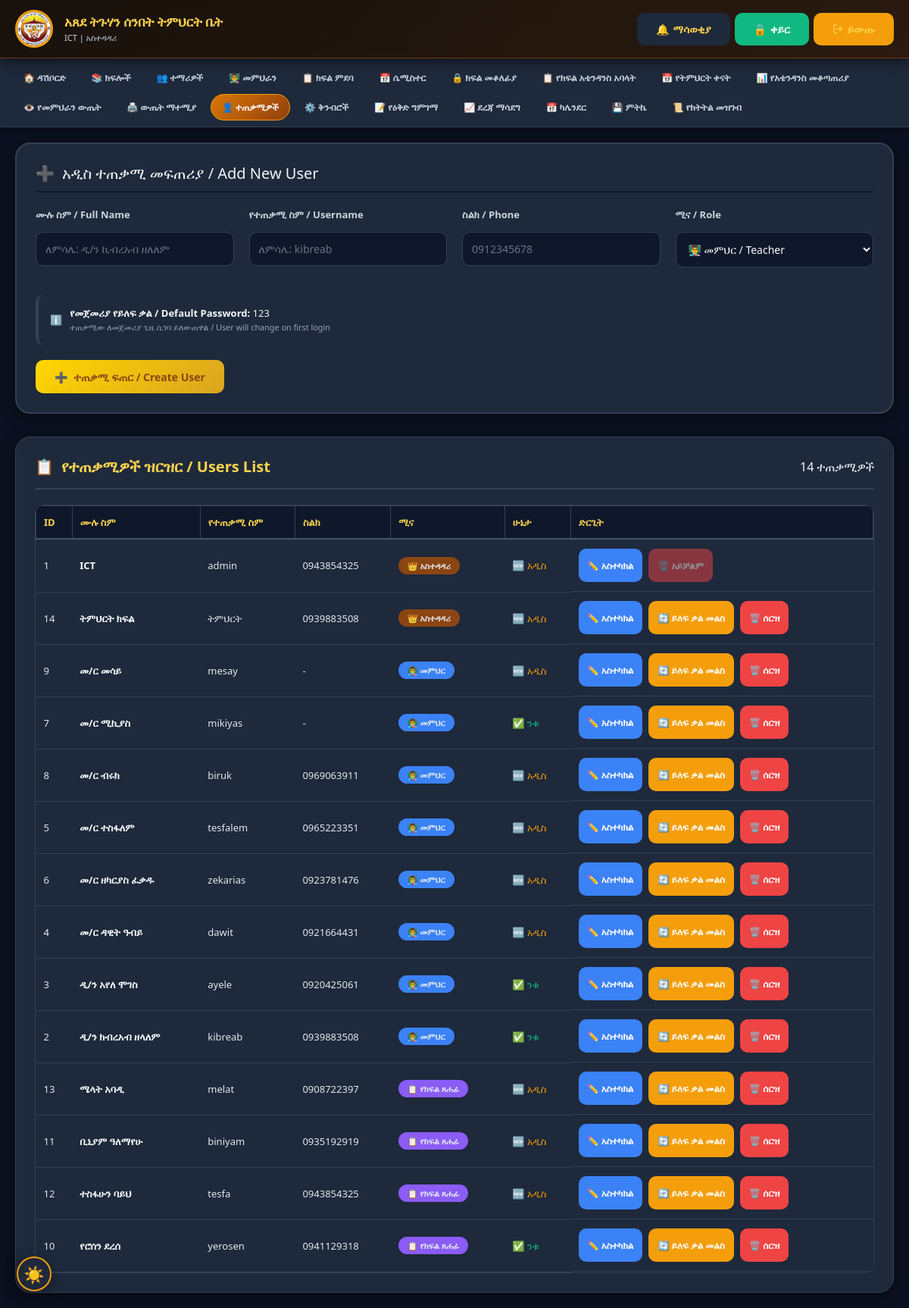
The page /manage_users.php (signed in) on the database its author committed.
### tables this page shows
CREATE TABLE `users` (
  `id` int(11) NOT NULL AUTO_INCREMENT,
  `name` varchar(100) NOT NULL,
  `username` varchar(50) NOT NULL,
  `phone` varchar(20) DEFAULT NULL,
  `photo` varchar(255) DEFAULT NULL,
  `role` enum('admin','teacher','attendance_submitter') NOT NULL DEFAULT 'teacher',
  `password` varchar(255) NOT NULL,
  `first_login` tinyint(1) DEFAULT 1,
  `created_at` timestamp NOT NULL DEFAULT current_timestamp(),
  `can_edit_marks` tinyint(1) DEFAULT 1,
  `can_edit_attendance` tinyint(1) DEFAULT 0,
  PRIMARY KEY (`id`),
  UNIQUE KEY `username` (`username`)
);

### manage_users.php (the view, shortened to what this page needs)
<?php
require_once 'db.php';
$users_query = "SELECT * FROM users ORDER BY role, name";
$users = mysqli_query($conn, $users_query);
?>
<!DOCTYPE html>
<html lang="en">
<head>
    <?php include 'pwa_head.php'; ?>
</head>
<body>
    <?php include 'mobile_nav.php'; ?>
    <div class="main-container">
        <div class="form-section">
            <div class="form-title">
                <span>➕</span> አዲስ ተጠቃሚ መፍጠሪያ / Add New User
            </div>
            <form method="POST">
                <div class="form-grid">
                    <div class="form-group">
                        <label>ሙሉ ስም / Full Name</label>
                        <input type="text" name="name" required placeholder="ለምሳሌ: ዲ/ን ኪብረአብ ዘለለም">
                    </div>
                    <div class="form-group">
                        <label>የተጠቃሚ ስም / Username</label>
                        <input type="text" name="username" required placeholder="ለምሳሌ: kibreab">
                    </div>
                    <div class="form-group">
                        <label>ስልክ / Phone</label>
                        <input type="text" name="phone" placeholder="0912345678">
                    </div>
                    <div class="form-group">
                        <label>ሚና / Role</label>
                        <select name="role" required>
                            <option value="teacher">👨‍🏫 መምህር / Teacher</option>
                        </select>
                    </div>
                </div>
                <div class="info-note">
                    <span>ℹ️</span>
                    <div>
                        <strong>የመጀመሪያ የይለፍ ቃል / Default Password:</strong> 123<br>
                        <small>ተጠቃሚው ለመጀመሪያ ጊዜ ሲገባ ይለውጠዋል / User will change on first login</small>
                    </div>
                </div>
                <button type="submit" name="add_user" class="btn btn-primary" style="margin-top: 20px;">
                    <span>➕</span> ተጠቃሚ ፍጠር / Create User
                </button>
            </form>
        </div>
        <div class="section-card">
            <div class="section-header">
                <h2>
                    <span>📋</span>
                    የተጠቃሚዎች ዝርዝር / Users List
                </h2>
                <span><?php echo mysqli_num_rows($users); ?> ተጠቃሚዎች</span>
            </div>
            <div class="table-responsive">
                <?php if($users && mysqli_num_rows($users) > 0): ?>
                <table>
                    <thead>
                        <tr>
                            <th>ID</th>
                            <th>ሙሉ ስም</th>
                            <th>የተጠቃሚ ስም</th>
                            <th>ስልክ</th>
                            <th>ሚና</th>
                            <th>ሁኔታ</th>
                            <th>ድርጊት</th>
                        </tr>
                    </thead>
                    <tbody>
                        <?php while($user = mysqli_fetch_assoc($users)):
                            $role_class = '';
                            $role_text = '';
                            if($user['role'] == 'admin') {
                                $role_class = 'role-admin';
                                $role_text = '👑 አስተዳዳሪ';
                            } elseif($user['role'] == 'teacher') {
                                $role_class = 'role-teacher';
                                $role_text = '👨‍🏫 መምህር';
                            } else {
                                $role_class = 'role-attendance_submitter';
                                $role_text = '📋 የክፍል ጸሐፊ';
                            }
                        ?>
                        <tr>
                            <td><?php echo $user['id']; ?></td>
                            <td><strong><?php echo htmlspecialchars($user['name']); ?></strong></td>
                            <td><?php echo htmlspecialchars($user['username']); ?></td>
                            <td><?php echo htmlspecialchars($user['phone'] ?: '-'); ?></td>
                            <td><span class="role-badge <?php echo $role_class; ?>"><?php echo $role_text; ?></span></td>
                            <td>
                                <?php if($user['first_login']): ?>
                                    <span style="color: #F59E0B;">🆕 አዲስ</span>
                                <?php else: ?>
                                    <span style="color: #10B981;">✅ ንቁ</span>
                                <?php endif; ?>
                             </td>
                            <td class="action-buttons">
                                <button onclick="editUser(<?php echo $user['id']; ?>, '<?php echo htmlspecialchars(addslashes($user['name'])); ?>', '<?php echo $user['username']; ?>', '<?php echo $user['phone']; ?>', '<?php echo $user['role']; ?>')"
                                        class="btn btn-edit">
                                    ✏️ አስተካክል
                                </button>
                                <?php if($user['id'] != $_SESSION['user_id']): ?>
                                <form method="POST" style="display: inline;" onsubmit="return confirm('የይለፍ ቃል ወደ 123 መመለስ እርግጠኛ ነዎት?')">
                                    <button type="submit" name="reset_password" class="btn btn-reset">
                                        🔄 ይለፍ ቃል መልስ
                                    </button>
                                </form>
                                <form method="POST" style="display: inline;" onsubmit="return confirm('ተጠቃሚውን መሰረዝ እርግጠኛ ነዎት?')">
                                    <button type="submit" name="delete_user" class="btn btn-delete">
                                        🗑️ ሰርዝ
                                    </button>
                                </form>
                                <?php else: ?>
                                    <button class="btn btn-delete" style="opacity:0.5; cursor:not-allowed;" disabled>
                                        🗑️ አይቻልም
                                    </button>
                                <?php endif; ?>
                             </td>
                         </tr>
                        <?php endwhile; ?>
                    </tbody>
                </table>
                <?php endif; ?>
            </div>
        </div>
    </div>
</body>
</html>

### assets/css/mobile.css (style rules this page uses)
:root { --brown-dark: #8B4513; --brown-medium: #A52A2A; --brown-light: #CD853F; --gold-primary: #FFD700; --gold-dark: #DAA520; --gold-light: #FBBF24; --gold-pale: #FFF8DC; --bg-cream: #FAF9F6; --success-green: #10B981; --error-red: #EF4444; --warning-yellow: #F59E0B; --info-blue: #3B82F6; --purple: #8B5CF6; --shadow-sm: 0 2px 8px rgba(0,0,0,0.08); --shadow: 0 4px 15px rgba(0,0,0,0.1); --shadow-lg: 0 8px 30px rgba(0,0,0,0.15); --radius-sm: 8px; --radius: 12px; --radius-lg: 20px; }
*, *::before, *::after { margin:0; padding:0; box-sizing:border-box; }
html { font-size:16px; scroll-behavior:smooth; -webkit-tap-highlight-color:transparent; }
body { font-family:'Segoe UI','Nyala',Arial,sans-serif; background:var(--bg-cream); color:#1F2937; -webkit-text-size-adjust:100%; min-height:100vh; }
input, select, textarea, button { font-family:inherit; }
.main-container { max-width:1400px; margin:20px auto; padding:0 20px; }
.table-responsive { overflow-x:auto; -webkit-overflow-scrolling:touch; border-radius:var(--radius); border:1px solid #E5E7EB; }
table { width:100%; border-collapse:collapse; }
th { background:var(--gold-pale); color:var(--brown-dark); padding:12px 10px; text-align:left; font-weight:700; font-size:13px; border-bottom:2px solid var(--gold-primary); }
td { padding:10px; border-bottom:1px solid #E5E7EB; font-size:13px; vertical-align:middle; }
tr:last-child td { border-bottom:none; }
.form-group { margin-bottom:16px; }
.form-label, label { display:block; font-weight:600; color:var(--brown-dark); margin-bottom:6px; font-size:14px; }
.form-control, input[type=text], input[type=number], input[type=email], input[type=password], select, textarea { width:100%; padding:12px 14px; border:2px solid #E2E8F0; border-radius:10px; font-size:15px; transition:border-color 0.2s,box-shadow 0.2s; background:white; color:#1F2937; appearance:auto; }
.btn { padding:11px 22px; border:none; border-radius:10px; cursor:pointer; font-weight:600; font-size:14px; transition:all 0.2s; text-decoration:none; display:inline-flex; align-items:center; gap:7px; min-height:44px; white-space:nowrap; }
.btn-primary { background:linear-gradient(135deg,var(--gold-primary),var(--gold-dark)); color:var(--brown-dark); }
.btn:disabled { opacity:0.5; cursor:not-allowed; transform:none !important; }
html.dark-mode, html[data-theme="dark"] { color-scheme: dark; --bg-cream: #0B1120; --bg-page: #0B1120; --bg: #0B1120; --brown-dark: #FCD34D; --brown-medium: #FBBF24; --brown-light: #F59E0B; --text-primary: #F1F5F9; --white: #1E293B; --gray-100: #1E293B; --gray-300: #334155; --gold-pale: #1E293B; --gold-primary: #F59E0B; }
html.dark-mode body, body.dark-mode { background: #0B1120 !important; color: #F1F5F9 !important; }
html.dark-mode .card-title, html.dark-mode h1, html.dark-mode h2, html.dark-mode h3, html.dark-mode h4, html.dark-mode h5 { color: #F8FAFC !important; }
html.dark-mode .form-control, html.dark-mode input[type="text"], html.dark-mode input[type="number"], html.dark-mode input[type="email"], html.dark-mode input[type="password"], html.dark-mode input[type="date"], html.dark-mode input[type="search"], html.dark-mode select, html.dark-mode textarea { background: #0F172A !important; color: #F8FAFC !important; border-color: #475569 !important; }
html.dark-mode .form-label, html.dark-mode label { color: #E2E8F0 !important; }
html.dark-mode table { background: #1E293B !important; color: #E2E8F0 !important; }
html.dark-mode th { background: #0F172A !important; color: #FCD34D !important; border-bottom-color: #475569 !important; border-color: #334155 !important; }
html.dark-mode td { border-bottom-color: #334155 !important; border-color: #334155 !important; color: #E2E8F0 !important; }
html.dark-mode .table-responsive { border-color: #334155 !important; }

### rows shown on the page
users: id "1", name "ICT", username "admin", phone "0943854325", role "👑 አስተዳዳሪ", first_login "🆕 አዲስ", shows "🗑️ አይቻልም"
users: id "14", name "ትምህርት ክፍል", username "ትምህርት", phone "0939883508", role "👑 አስተዳዳሪ", first_login "🆕 አዲስ"
users: id "9", name "መ/ር መሳይ", username "mesay", phone "-", role "👨‍🏫 መምህር", first_login "🆕 አዲስ"
users: id "7", name "መ/ር ሚኪያስ", username "mikiyas", phone "-", role "👨‍🏫 መምህር", first_login "✅ ንቁ"
users: id "8", name "መ/ር ብሩክ", username "biruk", phone "0969063911", role "👨‍🏫 መምህር", first_login "🆕 አዲስ"
users: id "5", name "መ/ር ተስፋለም", username "tesfalem", phone "0965223351", role "👨‍🏫 መምህር", first_login "🆕 አዲስ"
users: id "6", name "መ/ር ዘካርያስ ፈቃዱ", username "zekarias", phone "0923781476", role "👨‍🏫 መምህር", first_login "🆕 አዲስ"
users: id "4", name "መ/ር ዳዊት ዓብይ", username "dawit", phone "0921664431", role "👨‍🏫 መምህር", first_login "🆕 አዲስ"
users: id "3", name "ዲ/ን አየለ ሞገስ", username "ayele", phone "0920425061", role "👨‍🏫 መምህር", first_login "✅ ንቁ"
users: id "2", name "ዲ/ን ክብረአብ ዘላለም", username "kibreab", phone "0939883508", role "👨‍🏫 መምህር", first_login "✅ ንቁ"
users: id "13", name "ሜላት አባዲ", username "melat", phone "0908722397", role "📋 የክፍል ጸሐፊ", first_login "🆕 አዲስ"
users: id "11", name "ቢኒያም ዓለማየሁ", username "biniyam", phone "0935192919", role "📋 የክፍል ጸሐፊ", first_login "🆕 አዲስ"
users: id "12", name "ተስፋሁን ባይህ", username "tesfa", phone "0943854325", role "📋 የክፍል ጸሐፊ", first_login "🆕 አዲስ"
users: id "10", name "የሮሰን ደረሰ", username "yerosen", phone "0941129318", role "📋 የክፍል ጸሐፊ", first_login "✅ ንቁ"

### other values the page prints
$nav_name "ICT"
$item['icon'] "🏠"
$item['label'] "ዳሽቦርድ"
$item['icon'] "📚"
$item['label'] "ክፍሎች"
$item['icon'] "👥"
$item['label'] "ተማሪዎች"
$item['icon'] "👨‍🏫"
$item['label'] "መምህራን"
$item['icon'] "📋"
$item['label'] "ክፍል ምደባ"
$item['icon'] "📅"
$item['label'] "ሴሚስተር"
$item['icon'] "🔒"
$item['label'] "ክፍል መቆለፊያ"
